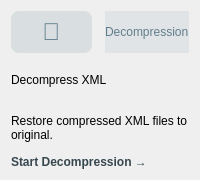
                <widget class="QFrame" name="cardDecompress">
                 <property name="minimumSize"><size><width>0</width><height>180</height></size></property>
                 <property name="class" stdset="0"><string>card</string></property>
                 <property name="styleSheet">
                    <string notr="true">
                        #iconDecompress { color: #607D8B; background-color: rgba(96, 125, 139, 0.15); border-radius: 8px; }
                        #badgeDecompress { background-color: rgba(96, 125, 139, 0.1); color: #607D8B; }
                        #btnDecompress { background-color: transparent; color: #37474F; border: none; font-weight: bold; text-align: left; }
                        #btnDecompress:hover { text-decoration: underline; color: #263238; }
                    </string>
                 </property>
                 <layout class="QVBoxLayout" name="vLayout7">
                  <item>
                   <layout class="QHBoxLayout" name="hLayout7">
                    <item>
                     <widget class="QLabel" name="iconDecompress">
                      <property name="class" stdset="0"><string>iconLabel</string></property>
                      <property name="text"><string>📂</string></property>
                      <property name="fixedSize"><size><width>45</width><height>45</height></size></property>
                      <property name="alignment"><set>Qt::AlignCenter</set></property>
                      <property name="font"><font><pointsize>18</pointsize></font></property>
                     </widget>
                    </item>
                    <item><spacer name="s7"><property name="orientation"><enum>Qt::Horizontal</enum></property></spacer></item>
                    <item>
                     <widget class="QLabel" name="badgeDecompress">
                      <property name="class" stdset="0"><string>badgeLabel</string></property>
                      <property name="text"><string>Decompression</string></property>
                     </widget>
                    </item>
                   </layout>
                  </item>
                  <item>
                   <widget class="QLabel" name="title7">
                    <property name="class" stdset="0"><string>cardTitle</string></property>
                    <property name="text"><string>Decompress XML</string></property>
                   </widget>
                  </item>
                  <item>
                   <widget class="QLabel" name="desc7">
                    <property name="class" stdset="0"><string>cardDesc</string></property>
                    <property name="text"><string>Restore compressed XML files to original.</string></property>
                    <property name="wordWrap"><bool>true</bool></property>
                   </widget>
                  </item>
                  <item>
                   <widget class="QPushButton" name="btnDecompress">
                    <property name="class" stdset="0"><string>actionBtn</string></property>
                    <property name="text"><string>Start Decompression →</string></property>
                    <property name="cursor"><cursorShape>PointingHandCursor</cursorShape></property>
                   </widget>
                  </item>
                 </layout>
                </widget>
